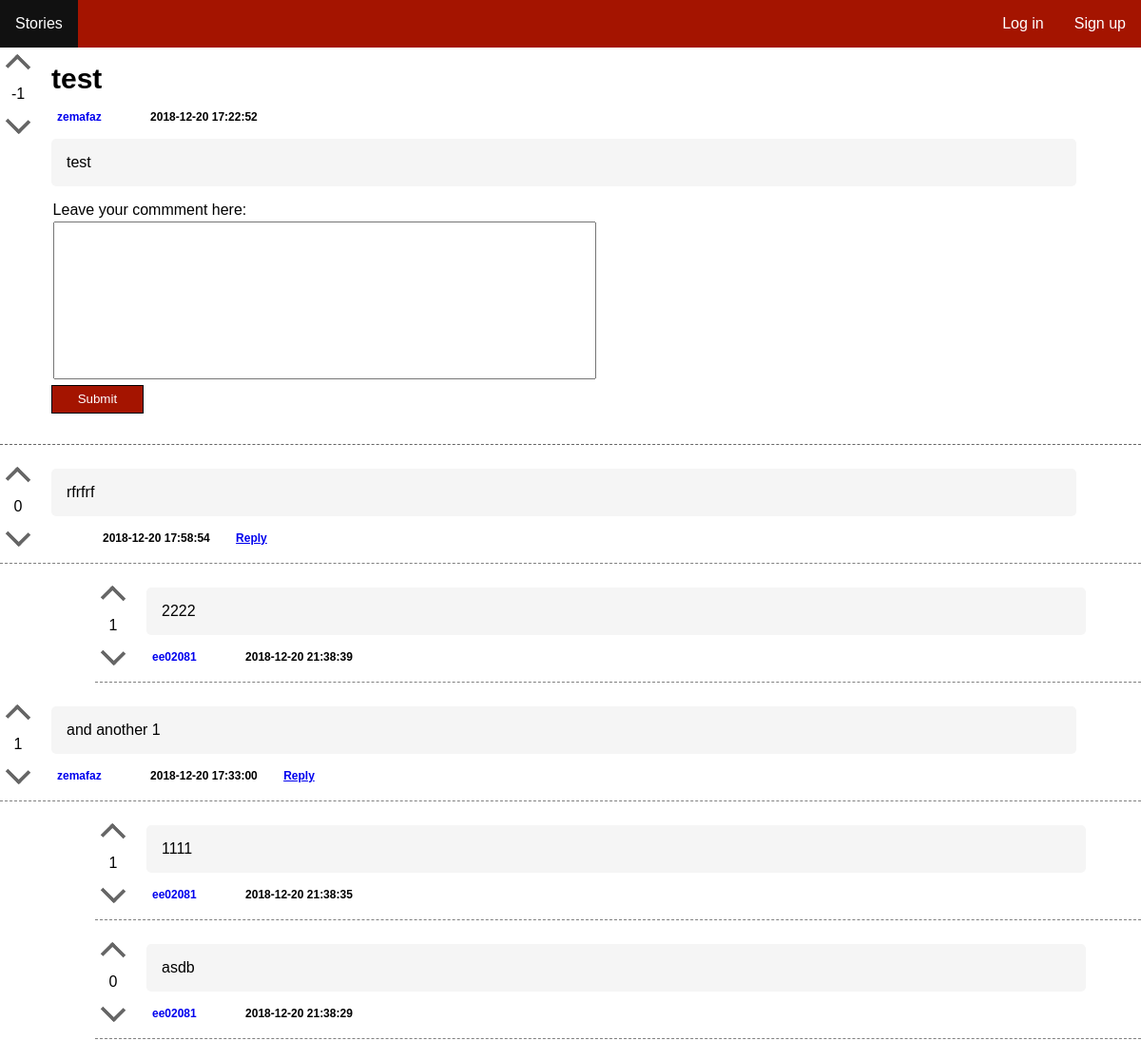
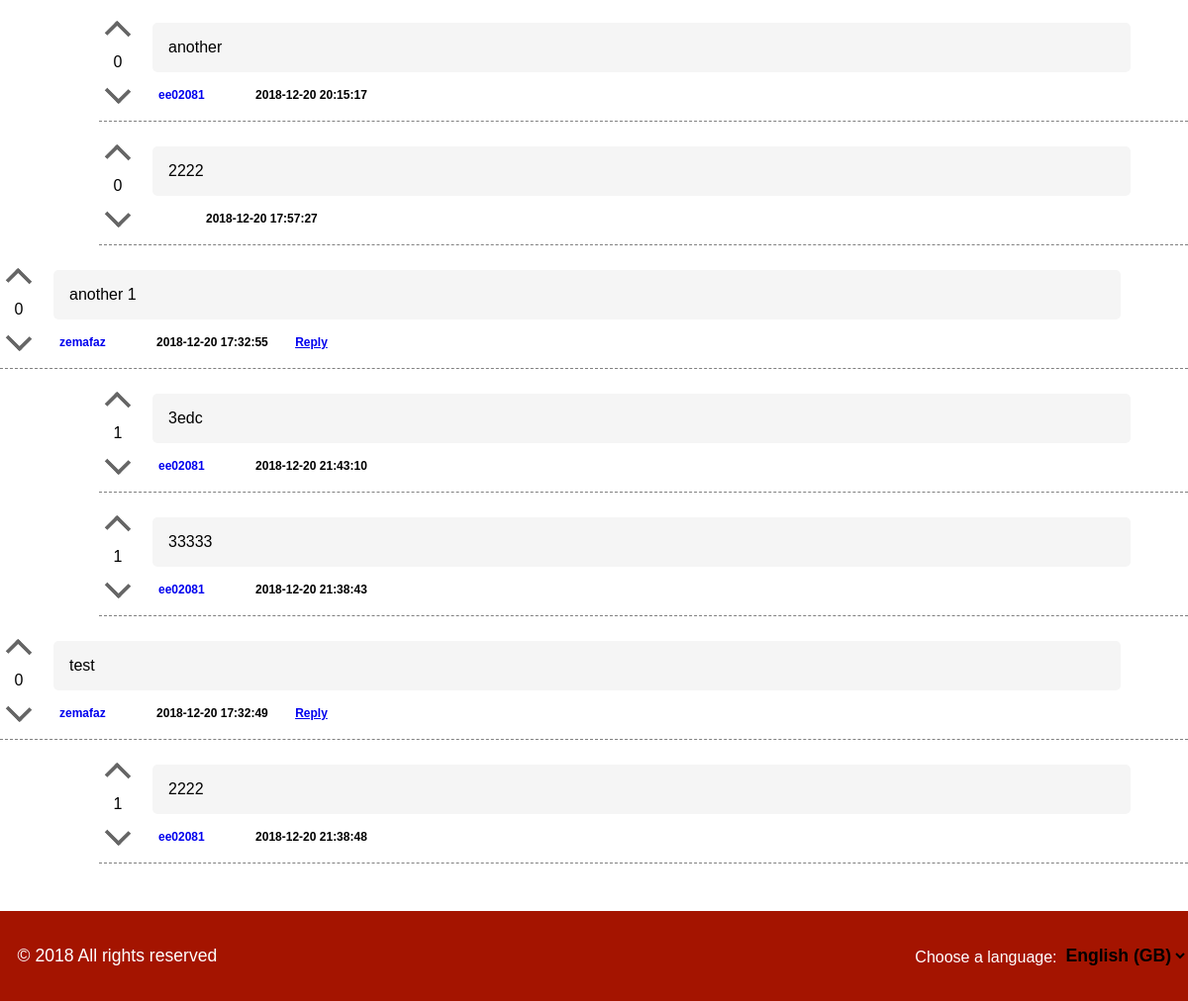
Page /pages/story.php?id=1 on the committed database (2 pictures, top to bottom).
### tables this page shows
CREATE TABLE story (    
    id INTEGER PRIMARY KEY AUTOINCREMENT NOT NULL,
    channel_id INTEGER,
    user_id INTEGER,
    title VARCHAR NOT NULL,
    description VARCHAR NOT NULL,
    date DATETIME NOT NULL,
    karma INTEGER,
        FOREIGN KEY (channel_id) REFERENCES channel(id),
        FOREIGN KEY (user_id) REFERENCES user(id)
);

CREATE TABLE comment (    
    id INTEGER PRIMARY KEY AUTOINCREMENT NOT NULL,
    story_id INTEGER,
    user_id INTEGER,
    description VARCHAR NOT NULL,
    date DATETIME NOT NULL,
    karma INTEGER,
    father INTEGER,
        FOREIGN KEY (story_id) REFERENCES story(id),
        FOREIGN KEY (user_id) REFERENCES user(id)
);

CREATE TABLE user (
  id INTEGER PRIMARY KEY AUTOINCREMENT NOT NULL,
  username VARCHAR NOT NULL UNIQUE,
  register_date DATETIME NOT NULL,  
  password VARCHAR NOT NULL
);

### pages/story.php (called while the page is built, shortened)
<?php
	include_once('../config/init.php');
	include_once('../database/story.php');
	include_once('../database/comment.php');
	$story_id = $_GET['id'];
	$story = getStory($story_id);
	$comments = getAllComments($story_id);
	include_once('../templates/header.php');
	include_once('../templates/template_story.php');
	include_once('../templates/footer.php');
?>

### database/story.php (called while the page is built, shortened)
<?php
	function getStory($story_id) {
		global $conn;
		$stmt = $conn->prepare('
			SELECT
			story.*,
			COUNT(comment.story_id) as nrComm,
			user.username as usrname
			FROM story
			left join comment on story.id=comment.story_id
			left join user on story.user_id=user.id
			WHERE story.id = ?
		');
		$stmt->execute(array($story_id));
		return $stmt->fetch();
	}
?>

### database/comment.php (called while the page is built, shortened)
<?php
  function getAllComments($story_id) {
    global $conn;
    $stmt = $conn->prepare('
        SELECT
        comment.*,
        user.username as usrname
        FROM comment
        left join user on comment.user_id=user.id
        WHERE comment.story_id = ? AND father IS NULL
        ORDER BY `date` Desc
      ');
    $stmt->execute(array($story_id));
    return $stmt->fetchAll();
  }
  function findReplies($father){
    global $conn;
    $stmt = $conn->prepare('
      SELECT
      comment.*,
      user.username as usrname
      FROM comment
      left join user on comment.user_id=user.id
      WHERE comment.father = ?
      ORDER BY `date` Desc
    ');
    $stmt->execute(array($father));
    return $stmt->fetchAll();
  }
?>

### templates/template_story.php (the view, shortened to what this page needs)
<section id="main" class="story-page">
  <div id="story-content">
    <article id="story-holder-<?php echo $story['id'] ?>" class='story-header'>
      <div id = 'vote'>
        <a href="javascript:void(0)" onclick="upvoteStory('<?php echo $story["id"] ?>')" class="vote upvote <?php echo ( isset($currentUser) && hasUserAlreadyUpvotedStory($currentUser['id'], $story['id']) ? 'voted' : '' ) ?>">
          <div class="arrow-up"></div>
        </a>
        <div class="karma">
          <?php echo( is_null($story['karma']) ? '0' : $story['karma'] ); ?>
        </div>
        <a href="javascript:void(0)" onclick="downvoteStory('<?php echo $story["id"] ?>')" class="vote downvote <?php echo ( isset($currentUser) && hasUserAlreadyDownvotedStory($currentUser['id'], $story['id']) ? 'voted' : '' ) ?>">
          <div class="arrow-down"></div>
        </a>
      </div>
      <div id = 'listStory'>
				<div class = 'story-title'>
          <?php echo $story['title']; ?>
				</div>
				<div class = 'listStory-footer'>
          <a class="author" href="../pages/profile.php?profile=<?php echo $story['usrname']; ?>"><?php echo $story['usrname']; ?></a>
					<span class="tags">
					</span>
					<span class="date">
						<?php echo $story['date']; ?>
					</span>
        </div>
        <div class="listStory-description">
          <?php echo $story['description']; ?>
        </div>
        <div id="add-comment">
          <form action="../actions/action_add_comment.php" method="POST">
            <div class="form-group">
              <label for="comment">Leave your commment here: </label>
              <textarea id="comment" name="comment" required rows="5"></textarea>
            </div>
            <div class="form-group">
              <input type="submit" value="Submit">
            </div>
          </form>
      </div>
    </div>
  </article>
  </div>
  <div id="comments" >
    <?php foreach ($comments as $key => $comment) { ?>
      <article>
        <div id="comment-holder-<?php echo $comment['id'] ?>" class="story">
          <div id = 'vote'>
            <a href="javascript:void(0)" onclick="upvoteComment('<?php echo $comment["id"] ?>')" class="vote upvote <?php echo ( isset($currentUser) && hasUserAlreadyUpvotedComment($currentUser['id'], $comment['id']) ? 'voted' : '' ) ?>">
              <div class="arrow-up"></div>
            </a>
            <div class="karma">
              <?php echo( is_null($comment['karma']) ? '0' : $comment['karma'] ); ?>
            </div>
            <a href="javascript:void(0)" onclick="downvoteComment('<?php echo $comment["id"] ?>')" class="vote downvote <?php echo ( isset($currentUser) && hasUserAlreadyDownvotedComment($currentUser['id'], $comment['id']) ? 'voted' : '' ) ?>">
              <div class="arrow-down"></div>
            </a>
          </div>
          <div id = 'listStory'>
            <div class="description listStory-description">
              <?php echo $comment['description']; ?>
            </div>
            <div class="listStory-footer">
              <a class="author" href="../pages/profile.php?profile=<?php echo $comment['usrname']; ?>"><?php echo $comment['usrname']; ?></a>
              <span class="tags">
              </span>
              <span class="date">
                <?php echo $comment['date']; ?>
              </span>
              <span class="reply">
                <a href="javascript:void(0)" onclick="showReplyForm('reply-form-<?php echo $comment['id']; ?>')">Reply</a>
              </span>
            </div>
          </div>
        </div>
        <div class="replies-holder">
          <?php $replies = findReplies($comment['id']);?>
          <?php foreach ($replies as $key => $reply) { ?>
            <article id="comment-holder-<?php echo $reply['id'] ?>" class="reply" style="margin-left: 100px;">
              <div class="story">
                <div id = 'vote'>
                  <a href="javascript:void(0)" onclick="upvoteComment('<?php echo $reply["id"] ?>')" class="vote upvote <?php echo ( isset($currentUser) && hasUserAlreadyUpvotedComment($currentUser['id'], $reply['id']) ? 'voted' : '' ) ?>">
                    <div class="arrow-up"></div>
                  </a>
                  <div class="karma">
                    <?php echo( is_null($reply['karma']) ? '0' : $reply['karma'] ); ?>
                  </div>
                  <a href="javascript:void(0)" onclick="downvoteComment('<?php echo $reply["id"] ?>')" class="vote downvote <?php echo ( isset($currentUser) && hasUserAlreadyDownvotedComment($currentUser['id'], $reply['id']) ? 'voted' : '' ) ?>">
                    <div class="arrow-down"></div>
                  </a>
                </div>
              <div id = 'listStory'>
                <div class="description listStory-description">
                  <?php echo $reply['description']; ?>
                </div>
                <div class="listStory-footer">
                  <a class="author" href="../pages/profile.php?profile=<?php echo $reply['usrname']; ?>"><?php echo $reply['usrname']; ?></a>
                  <span class="tags">
                  </span>
                  <span class="date">
                    <?php echo $reply['date']; ?>
                  </span>
                  </div>
                </div>
              </div>
            </article>
          <?php } ?>
        </div>
      </article>
    <?php } ?>
  </div>
</section>

### css/allpages.css (style rules this page uses)
body { max-width: 1220px; min-height: 100vh; margin: 0 auto; font-family: 'Montserrat', sans-serif; -webkit-font-smoothing: antialiased; color: #000000; box-shadow: 0px 30px 40px rgba(0,0,0,.1); }
textarea { resize:none; font-family: 'Montserrat', sans-serif; }

### css/main.css (style rules this page uses)
#story-content { display: block; }
.story-header { display:flex; }
.story-title { font-weight: bold; font-size: 30px; margin: 1rem; }
.story-header > #listStory > .listStory-description { margin-top : 1em; }
#listStory { width: 100%; }
#add-comment { margin: 1rem; }
#add-comment > form > .form-group > label { display: block; margin: 0.1rem; }
#comment { margin: 0.1rem; width: 50%; height: 10rem; }
input[type="submit"] { background-color: #A41400; color: white; border: 1px solid black; padding: 0.5em 2em; }
#comments { margin-top: 1em; border-top: 1px dashed #666; }
.story, #story { display:flex; align-items: center; padding-bottom: 10px; border-bottom: 1px dashed gray; margin-top: 1em; }
#vote { display: block; text-align: center; }
.arrow-up { position: relative; display: inline-block; vertical-align: middle; color: #666; box-sizing: border-box; width: 18px; height: 20px; border-width: 4px 4px 0 0; border-style: solid; margin: 10px; border-radius: 0 2px 0 0; transform: rotate(-45deg); }
.arrow-down { position: relative; display: inline-block; vertical-align: middle; color: #666; box-sizing: border-box; width: 18px; height: 20px; border-width: 4px 4px 0 0; border-style: solid; margin: 10px; border-radius: 0 2px 0 0; transform: rotate(135deg); }
.listStory-description { margin: 0em 1em 1em 1em; border-radius: 5px; background-color: #F5F5F5; text-align: justify; width: 90%; padding: 1rem; }
.listStory-footer { padding: 0rem 1rem 0rem 1rem; font-size: 12px; }
.listStory-footer > * { margin-right: 1em; padding: 0.5em; border-radius: 5px; text-align: center; font-weight: bold; text-decoration-line: none; text-decoration-color: blue; border-radius: 5px; }

### rows in the picture
story: karma "-1", title "test", date "2018-12-20 17:22:52", description "test"
comment: shows "0", description "rfrfrf", date "2018-12-20 17:58:54"
comment: karma "1", description "2222", user.username "ee02081", date "2018-12-20 21:38:39"
comment: karma "1", description "and another 1", user.username "zemafaz", date "2018-12-20 17:33:00"
comment: karma "1", description "1111", user.username "ee02081", date "2018-12-20 21:38:35"
comment: shows "0", description "asdb", user.username "ee02081", date "2018-12-20 21:38:29"
comment: karma "0", description "another", user.username "ee02081", date "2018-12-20 20:15:17"
comment: karma "0", description "2222", date "2018-12-20 17:57:27"
comment: karma "0", description "another 1", user.username "zemafaz", date "2018-12-20 17:32:55"
comment: karma "1", description "3edc", user.username "ee02081", date "2018-12-20 21:43:10"
comment: karma "1", description "33333", user.username "ee02081", date "2018-12-20 21:38:43"
comment: shows "0", description "test", user.username "zemafaz", date "2018-12-20 17:32:49"
comment: karma "1", description "2222", user.username "ee02081", date "2018-12-20 21:38:48"

### other values in the picture
$story['usrname'] "zemafaz"
